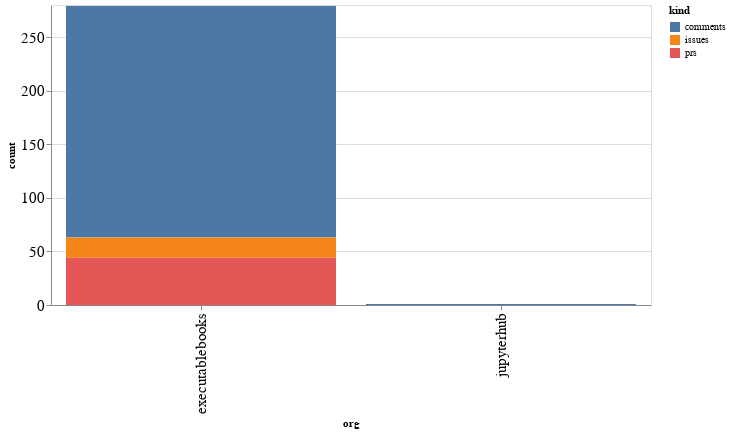

Notebook source saved alongside this figure:
### Code cell
alt.Chart(org_summaries, width=600).mark_bar().encode(
    x='org',
    y='count',
    color='kind',
    tooltip="org"
)

### Figure 1 — Vega-Lite specification as saved in the notebook (floating-point values rounded to 4 significant figures)
{"config": {"axisLeft": {"labelFontSize": 15}, "axisBottom": {"labelFontSize": 15}}, "data": {"name": "data-aee14dea960e3d120d01fd733b8c6ed6"}, "mark": "bar", "encoding": {"color": {"type": "nominal", "field": "kind"}, "tooltip": {"type": "nominal", "field": "org"}, "x": {"type": "nominal", "field": "org"}, "y": {"type": "quantitative", "field": "count"}}, "width": 600, "$schema": "https://vega.github.io/schema/vega-lite/v4.8.1.json", "datasets": {"data-aee14dea960e3d120d01fd733b8c6ed6": [{"org": "executablebooks", "kind": "comments", "count": 216}, {"org": "executablebooks", "kind": "issues", "count": 19}, {"org": "executablebooks", "kind": "prs", "count": 44}, {"org": "jupyterhub", "kind": "comments", "count": 1}]}}
